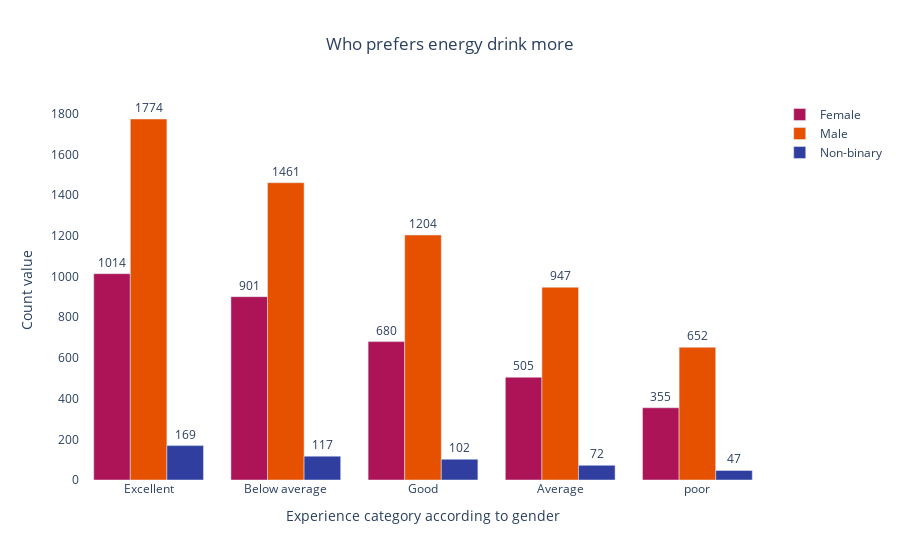

Notebook code for this chart:
### Code cell
fig = go.Figure()

for gender in all_genders:
    fig.add_trace(
        go.Bar(x=data['Taste_experience'].unique(), y=gender_counts[gender],
               text=gender_counts[gender],
               textposition='outside',
               name=gender, marker=dict(color=colorso[gender]))
    )

fig.update_layout(title_text='Who prefers energy drink more', title_x=0.5,
                  plot_bgcolor=colors['white'],
                  paper_bgcolor=colors['white'],
                  barmode='group')

fig.update_xaxes(title_text='Experience category according to gender')
fig.update_yaxes(title_text='Count value')

fig.show()

### Figure 1 — Plotly figure (JSON) as saved in the notebook; plotly's stock layout.template omitted (floating-point values rounded to 4 significant figures)
{"data": [{"marker": {"color": "rgb(173, 20, 87)"}, "name": "Female", "text": ["1014", "901", "680", "505", "355"], "textposition": "outside", "type": "bar", "x": ["Excellent", "Below average", "Good", "Average", "poor"], "y": [1014, 901, 680, 505, 355]}, {"marker": {"color": "rgb(230, 81, 0)"}, "name": "Male", "text": ["1774", "1461", "1204", "947", "652"], "textposition": "outside", "type": "bar", "x": ["Excellent", "Below average", "Good", "Average", "poor"], "y": [1774, 1461, 1204, 947, 652]}, {"marker": {"color": "rgb(48, 63, 159)"}, "name": "Non-binary", "text": ["169", "117", "102", "72", "47"], "textposition": "outside", "type": "bar", "x": ["Excellent", "Below average", "Good", "Average", "poor"], "y": [169, 117, 102, 72, 47]}], "layout": {"barmode": "group", "paper_bgcolor": "rgb(255,255,255)", "plot_bgcolor": "rgb(255,255,255)", "title": {"text": "Who prefers energy drink more", "x": 0.5}, "xaxis": {"title": {"text": "Experience category according to gender"}}, "yaxis": {"title": {"text": "Count value"}}}}
